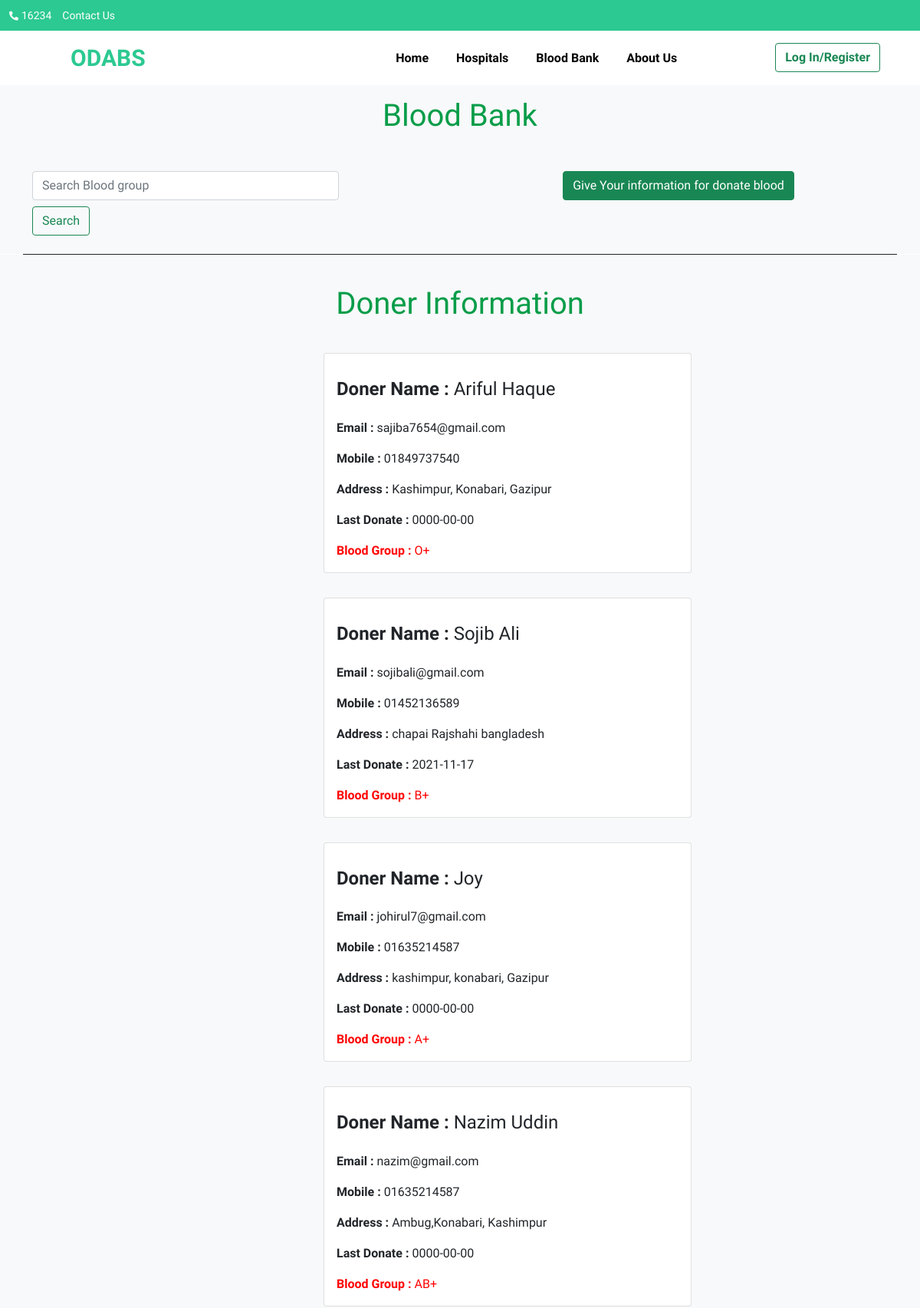
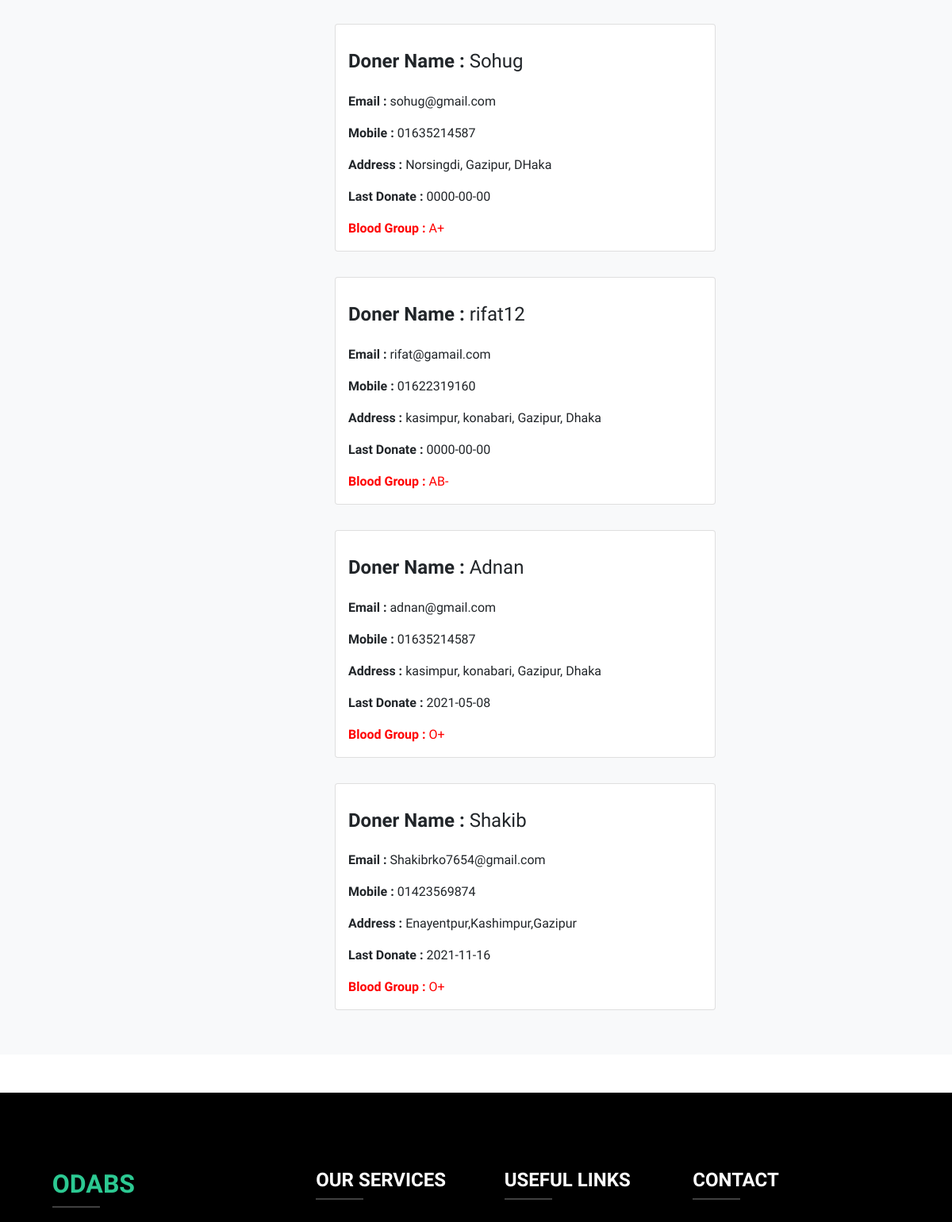
Screenshot of /bloodbank.php (upper part) with the database file from the repository (2 pictures, top to bottom).
### tables this page shows
CREATE TABLE `blood` (
  `id` int(255) NOT NULL,
  `name` varchar(255) NOT NULL,
  `email` varchar(255) NOT NULL,
  `bgroup` varchar(255) NOT NULL,
  `ddate` date NOT NULL,
  `mobile` varchar(255) NOT NULL,
  `address` varchar(255) NOT NULL
);

### bloodbank.php (the view, shortened to what this page needs)
<?php include "includes/db.php";
$query= "select * from blood";
$result =mysqli_query($link,$query);
?>
<?php
  include "includes/header.php"
?>
<section class="container-fluid bg-light py-3">
    <h1 class="text-center mb-5" style="color:#089D49;">Blood Bank</h1>
    <div class="container">
        <div class="row">
            <div class="col-lg-6 col-12">
                <form class="form-inline my-2 my-lg-0" action="search_blood.php" method="post">
                    <input class="form-control mr-sm-2" style="width:400px!important" type="text" name="sbgroup"
                        placeholder="Search Blood group" aria-label="Search">
                    <button class="btn btn-outline-success my-2 " name="submit" type="submit">Search</button>
                </form>
            </div>
            <div class="col-lg-6 col-12 text-center">
                <a href="login/donate_blood_form.php"> <button class="btn btn-success" style="">Give Your information
                        for donate blood </button></a>
            </div>
        </div>
    </div>
</section>
<section class="container-fluid bg-light py-3">
    <div class="container my-4 ">
        <h1 class="text-center mb-5" style="color:#089D49;">Doner Information</h1>
        <div class="row row-cols-1 row-cols-md-3 g-4">
            <?php
        while($row = mysqli_fetch_assoc($result)){
              $name = $row['name'];
              $email = $row['email'];
              $bgroup = $row['bgroup'];
              $ddate = $row['ddate'];
              $mobile = $row['mobile'];
              $address = $row['address'];
          	?>
            <div class="col-3"></div>
            <div class="col-6 my-3">
                <div class="card" style="width: 30rem;">
                    <div class="card-body">
                        <h4 class="card-title py-3"><b>Doner Name :</b> <?php echo $name; ?></h4>
                        <p class="card-text"><span class="las la-envelope"></span> <span><b>Email :
                                </b><?php echo $email; ?></span></p>
                        <p class="card-text"><span class="las la-phone"></span> <span><b>Mobile :
                                </b> <?php echo $mobile; ?></span></p>
                        <p class="card-text"><span class="las la-location-arrow"></span> <span><b>Address :
                                </b> <?php echo $address; ?></span></p>
                        <p class="card-text"><span class="las la-location-arrow"></span> <span><b>Last Donate :
                                </b> <?php echo $ddate; ?></span></p>
                        <p class="card-text" style="color: red"><span class="las la-tint"></span> <span><b>Blood Group :
                                </b> <?php echo $bgroup; ?></span></p>
                    </div>
                </div>
            </div>
            <div class="col-3"></div>
            <?php
    }
    ?>
        </div>
    </div>
</section>
<?php
  include "includes/footer.php"
?>

### css/style.css (style rules this page uses)
* { padding: 0; margin: 0; box-sizing: border-box; }
body { font-family: 'Andada Pro', serif; }

### rows the page displays
blood: name "Ariful Haque", email "sajiba7654@gmail.com", mobile "01849737540", address "Kashimpur, Konabari, Gazipur", ddate "0000-00-00", bgroup "O+"
blood: name "Sojib Ali", email "sojibali@gmail.com", mobile "01452136589", address "chapai Rajshahi bangladesh", ddate "2021-11-17", bgroup "B+"
blood: name "Joy", email "johirul7@gmail.com", mobile "01635214587", address "kashimpur, konabari, Gazipur", ddate "0000-00-00", bgroup "A+"
blood: name "Nazim Uddin", email "nazim@gmail.com", mobile "01635214587", address "Ambug,Konabari, Kashimpur", ddate "0000-00-00", bgroup "AB+"
blood: name "Sohug", email "sohug@gmail.com", mobile "01635214587", address "Norsingdi, Gazipur, DHaka", ddate "0000-00-00", bgroup "A+"
blood: name "rifat12", email "rifat@gamail.com", mobile "01622319160", address "kasimpur, konabari, Gazipur, Dhaka", ddate "0000-00-00", bgroup "AB-"
blood: name "Adnan", email "adnan@gmail.com", mobile "01635214587", address "kasimpur, konabari, Gazipur, Dhaka", ddate "2021-05-08", bgroup "O+"
blood: name "Shakib", email "Shakibrko7654@gmail.com", mobile "01423569874", address "Enayentpur,Kashimpur,Gazipur", ddate "2021-11-16", bgroup "O+"
